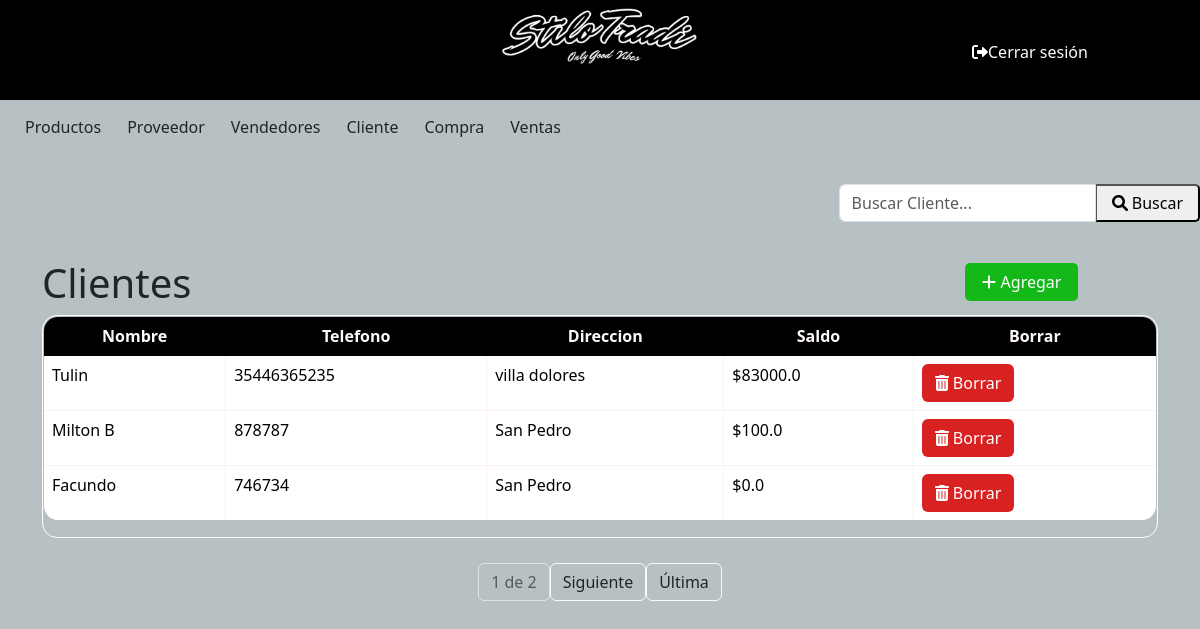
The page /cliente/ClienteLista/ on the database its author committed.
### miAplicacion/models.py (models this page shows, shortened)
class Cliente(models.Model):
    Nombre = models.CharField (max_length=50)
    Telefono = models.IntegerField ()
    Direccion = models.CharField (max_length=50)
    Saldo = models.FloatField ()

### miAplicacion/views.py (the view)
# urls.py: path('cliente/ClienteLista/', views.ClienteLista.as_view(), name='clienteLista'),
class ClienteLista(ListView):
    model = Cliente
    template_name = 'Cliente.html'
    context_object_name = 'cliente'
    paginate_by = 3
    def get_queryset(self):
        query = self.request.GET.get('q', '')
        if not query:
            cliente = Cliente.objects.all()
        else:
            cliente = Cliente.objects.filter(Nombre__icontains = query)
        return cliente

### miProyecto/templates/cliente.html (shortened to what this page needs)
{% include 'base.html' %}
{% block content %}
{% load bootstrap5 %}
{% load static %}
<!DOCTYPE html>
<div class="d-flex justify-content-end align-items-end mb-3">
    <form method="GET" action="{% url 'clienteLista' %}">
        <div class="input-group">
            <input type="text" class="form-control inputApagado" name="q" value="{{ query }}" placeholder="Buscar Cliente...">
            <button class="btn-buscar btn-primary  type="submit> <i class="fas fa-search"></i> Buscar</button>
        </div>
    </form>
</div>
<head>
    {% bootstrap_css %}
</head>
<body>
    <div class="container">
        <div class="d-flex" >
            <a class="btn-agregar"   href="{% url 'ClienteNuevo' %}"> <i class="fas fa-plus"></i> Agregar</a></td>
        </div>
        <h1>Clientes</h1>
        <div  class=" table-responsive">
            <table class="table rounded-table table-bordered">
                <thead>
                    <tr>
                        <tr>
                            <th>Nombre</th>
                            <th>Telefono</th>
                            <th scope="col" class="d-none d-md-table-cell" >Direccion</th>
                            <th>Saldo</th>
                            <th>Borrar</th>
                        </tr>
                    </tr>
                </thead>
                <tbody>
                    {% for cliente in cliente %}
                    <tr style ="cursor: pointer;" onclick="window.location.href='/cliente/ClienteModif/{{cliente.id}}'">
                        <td>{{ cliente.Nombre}}</td>
                        <td>{{ cliente.Telefono}}</td>
                        <td class="d-none d-md-table-cell">{{ cliente.Direccion}}</td>
                        <td>${{ cliente.Saldo}}</td>
                        <td><a class="btn custom-btn2" href="/cliente/ClienteBorrar/{{cliente.id}}"> <i class="fas fa-trash-alt"></i> Borrar</a>
                    </tr>
                    {% endfor %}
                </tbody>
            </table>
        </div>
    </div>
    <div class="pagination justify-content-center mt-3">
        <span class="current-page btn btn-outline-light disabled text-dark mb-3">
            {{ page_obj.number }} de {{ page_obj.paginator.num_pages }}
        </span>
        {% if page_obj.has_next %}
            <a class="btn btn-outline-light text-dark mb-3" href="?page={{ page_obj.next_page_number }}">
                Siguiente
            </a>
            <a class="btn btn-outline-light text-dark mb-3" href="?page={{ page_obj.paginator.num_pages }}">
                Última
            </a>
        {% endif %}
    </div>
</body>
</html>
{% endblock %}

### miProyecto/static/estilos.css (style rules this page uses)
.form-control { width: 100%; margin: 5px 0; padding: 10px; border: 1px solid #ccc; border-radius: 5px; }
input, select, textarea { width: 100%; margin: 5px 0; padding: 10px; border: 1px solid #ccc; border-radius: 5px; }
.btn.custom-btn2 { background-color: rgb(216, 33, 33); color:#ffffff; }
.btn-agregar { background-color: #13b819; border: none; color: white; padding: 7px 17px; text-align: center; text-decoration: none; display: inline-block; font-size: 16px; margin: 4px 80px; cursor: pointer; border-radius: 5px; margin-left: 81%; position: absolute; }
.btn-buscar { border-radius: 5px; padding: 5px 15px; height: 38px; margin-top: 5px; }
.table-responsive { overflow: hidden; border-collapse: separate; border: 1px solid #ffffff; border-radius: 15px; }
.rounded-table { border-radius: 15px; overflow: hidden; }
.table thead th { border: 1px solid #000000; padding: 8px; text-align: center; background-color: #000000; color: #fff9f9; vertical-align: bottom; }
.table tbody td { border: 1px solid #ffefef; padding: 8px; }
.table { width: 100%; border-collapse: collapse; border: 1px solid #dee2e6; border-radius: 15px; }
.container { position: relative; margin-bottom: 25px; }

### miProyecto/templates/base.html (style rules this page uses)
body { background-color: rgb(183, 193, 196); }

### miProyecto/templates/cliente.html (style rules this page uses)
body { background-color: rgb(183, 193, 196); }

### rows shown on the page
Cliente: Nombre "Tulin", Telefono "35446365235", Direccion "villa dolores", Saldo "83000.0"
Cliente: Nombre "Milton B", Telefono "878787", Direccion "San Pedro", Saldo "100.0"
Cliente: Nombre "Facundo", Telefono "746734", Direccion "San Pedro", Saldo "0.0"

### other values the page prints
{{ page_obj.number }} "1"
{{ page_obj.paginator.num_pages }} "2"
